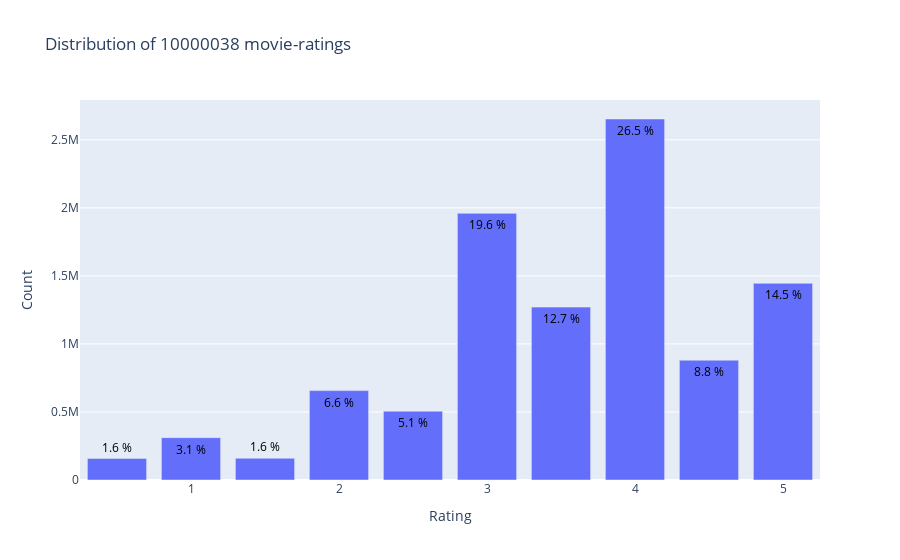

Notebook code cell kept with this figure:
### Markdown cell above
## Distribution by Rating

This chart will be used to show the relative percentage by which ratings are distributed in the dataset.

### Code cell
data = rates['rating'].value_counts().sort_index(ascending=False)
trace = go.Bar(x=data.index,
              text=['{:.1f} %'.format(val) for val in (data.values / rates.shape[0] * 100)],
              textposition='auto',
              textfont=dict(color='#000000'),
              y = data.values,
              )
# Create layout
layout = dict(title = 'Distribution of {} movie-ratings'.format(rates.shape[0]),
             xaxis = dict(title = 'Rating'),
             yaxis = dict(title = 'Count'))
# Create Plot

fig = go.Figure(data=[trace], layout=layout)
iplot(fig)

### Figure 1 — Plotly figure (JSON) as saved in the notebook; plotly's stock layout.template omitted (floating-point values rounded to 4 significant figures)
{"data": [{"text": ["14.5 %", "8.8 %", "26.5 %", "12.7 %", "19.6 %", "5.1 %", "6.6 %", "1.6 %", "3.1 %", "1.6 %"], "textfont": {"color": "#000000"}, "textposition": "auto", "type": "bar", "x": [5, 4.5, 4, 3.5, 3, 2.5, 2, 1.5, 1, 0.5], "y": [1445230, 880516, 2652977, 1270642, 1959759, 505578, 656821, 159731, 311213, 157571]}], "layout": {"title": {"text": "Distribution of 10000038 movie-ratings"}, "xaxis": {"title": {"text": "Rating"}}, "yaxis": {"title": {"text": "Count"}}}}
